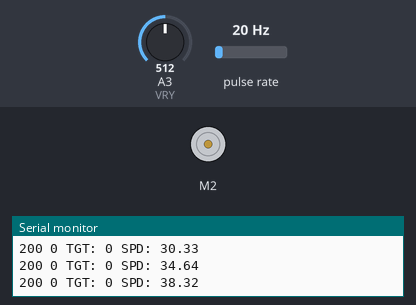
Bench run of a sketch on a simulated Arduino Uno, built with avr-gcc and run on an emulated ATmega328P. Parts: DC motor (green arrow = forward, orange = backward, longer = faster), the last lines printed to the serial monitor. Wiring (inferred from the names in the program): pulse sensor: data pin 2. The inputs (shaded band) are chosen by the test bench; at power-on: A3 (VRY) = 512, pulse rate 20 Hz.

Above: at 1.2 s.
1.3 s: A3 (VRY) set to 545
2.8 s: A3 (VRY) set to 574
At 2.92 s:
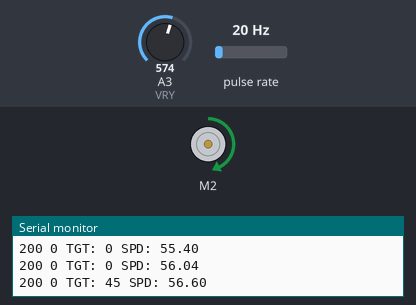
5.8 s: pulse rate (sensor on pin 2) set to 50 Hz
At 7.8 s:
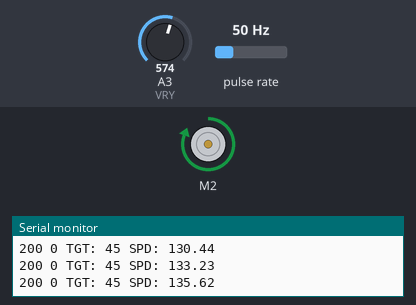
8.8 s: A3 (VRY) set to 306
At 9.9 s:
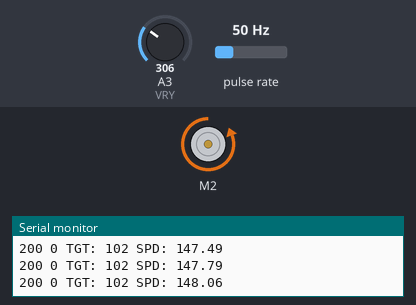
10.3 s: pulse rate (sensor on pin 2) set to 4 Hz
At 13.12 s:
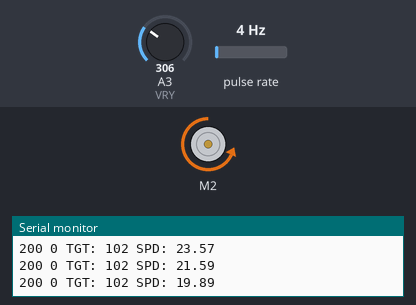
13.3 s: A3 (VRY) set to 716
Timing chart, 0 to 17.3 s (numbered marks = the images above; inputs shaded):
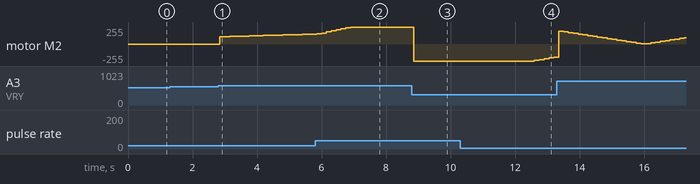

The sketch:

VelocityPID_Photointerrupter_Joystick_1mtr.ino
```cpp
// Velocity PID Control using TTMotor with Photoelectric Single Phase Encoder
// board:  adafruit motor shield V1 with Uno
// please see Curio Res for PID and 25 HZ Filter https://github.com/curiores/ArduinoTutorials

#include <util/atomic.h>
#include <AFMotor.h>

// Pins
#define ENCA 2
// Pins
#define BTN A1
#define VRY A3

// select motors
AF_DCMotor motor_L(2);

// globals
long prevT = 0;
int posPrev = 0;
unsigned long prevTime = 0;  // for step function generator
const int valY_center = 530;  // measure the nominal reading of the joystick in the neutral position
int deltaY = valY_center;  // joystick value
int dirMotorL = FORWARD;
int pos1 = 0;

// Use the "volatile" directive for variables used in an interrupt
volatile int pos_a = 0;

// filter variables
float v1Filt = 0;    //filtered velocity value
float v1Prev = 0;  //prev filtered velocity value

//PID integrator variable
float eintegral = 0;

// Motor stall pwm
#define STALL 30

void setup() {
  Serial.begin(115200);

  pinMode(ENCA, INPUT);
  pinMode(VRY, INPUT);
  pinMode(BTN, INPUT_PULLUP);

  // attach photointerrupter - note that using Rising, Falling or Change makes no difference in counts
  attachInterrupt(digitalPinToInterrupt(ENCA), readEncoderA, CHANGE);

  // turn on motor
  motor_L.setSpeed((int)(0));
  motor_L.run(RELEASE);

  // declare function prototypes (optional)
  void runMotorL(double , int );
  void readEncoderA();

}
int flip = true;
void loop() {

  const int full_range = 1024;  // Uno analog input resolution
  const int deadBand = 30;  // measure how noisy the joystick in the neutral position, then set this large enough to ingore.
  const int Tsample = 150;    //ms  set this as small as possible to achieve a decent number of counts to get a velocity reading.
  const int maxSpeed = 200;  // max motor driver pwm input (motor saturates in rpm at about 190)

  // read the position in an atomic block
  // to avoid potential misreads
  ATOMIC_BLOCK(ATOMIC_RESTORESTATE) {
    pos1 = pos_a;
  }

  long currT = millis();
  unsigned long elapsedTime = currT - prevT;

  if (elapsedTime >= Tsample) {

    // read Joystick Y position - uncomment to use joystick instead of step function
    deltaY = abs(analogRead(VRY));  //comment out this line to use the step function inputs below

    // overide joystick to test a step function - comment out to use joystick values
    //   =====================================
    //    unsigned long elapsedStepTime = currT - prevTime;
    //    if (elapsedStepTime > 10000) {
    //   =====================================
    //     ** uncomment for repeated step function**
    //     ============================
    //      deltaY = deltaY == valY_center ? 800 : valY_center;
    //     ============================

    //    ** uncomment for repeated stairstep function**
    //     ============================
    //      if (flip == true) {
    //        deltaY += 100;
    //        if (deltaY >= 900)  flip = false;
    //      } else {
    //        deltaY -= 100;
    //        if (deltaY <= 530) flip = true;
    //      }
    //     ============================
    //   =====================================
    //      prevTime = currT;
    //    }
    //   =======================================

    // motor speed from Y value
    int motorSpeedL = 0, motorSpeedR = 0;
    if (deltaY < (valY_center - deadBand)) {
      motorSpeedL = map(deltaY, 0, valY_center, -maxSpeed, -STALL);
    } else if (deltaY > (valY_center + deadBand)) {
      motorSpeedL = map(deltaY, valY_center, full_range, STALL, maxSpeed);
    }

    dirMotorL = motorSpeedL < 0 ? BACKWARD : FORWARD;  //LEFT MOTOR_CH_A CCW IS FORWARD

    // limit max PWM command
    motorSpeedL = abs(motorSpeedL);
    if (motorSpeedL > maxSpeed) motorSpeedL = maxSpeed;

    // Compute motor velocity from single phase encoder
    // speed measured from the encoder was verified with a tach

    int PPR = 40;  // encoder changes per rev.  Encoder wheel has only 20 slots, but creates 40 counts per revolution.
    float deltaT = ((float)(currT - prevT)) / 1e3;  // ms to sec
    prevT = currT;

    // Convert count/s to RPM
    /*                                [ counts / (counts / rev) ]
           Speed (rpm) =  ------------------------------------------  = rev / m
                                       [ T.s(ms)*1m/60000ms ]                               */

    // float v1 = (pos_a * 60000) / (PPR * Tsample);
    float v1 = (pos1 * 60000) / (PPR * Tsample);

    // Low-pass filter (25 Hz cutoff)
    v1Filt = 0.854 * v1Filt + 0.0728 * v1 + 0.0728 * v1Prev;
    v1Prev = v1;

    // Compute the control signal u
    float kp = 1.0;
    float ki = 0.9;
    float e = motorSpeedL - v1Filt;
    eintegral = eintegral + e * deltaT;

    float u = kp * e + ki * eintegral;

    double pwr = (double)fabs(u);
    if (pwr > 255) {
      pwr = 255;
    }

    int PWM_L = pwr;  //new variable is not needed, just done to help me understand what is going on.

    // if pmw command is lower than stall, just set to zero
    if (motorSpeedL > -STALL && motorSpeedL < STALL) PWM_L = 0;

    runMotorL(PWM_L, dirMotorL);  // Left Motor

    // Output to plotter
    Serial.print(200);
    Serial.print(" ");
    Serial.print(0);
    Serial.print(" ");
    Serial.print("TGT: ");
    Serial.print(motorSpeedL);   //target speed
    Serial.print(" ");
    Serial.print("SPD: ");
    Serial.print(v1Filt);  //measured speed
    //    Serial.print(" ");
    //    Serial.print("VRY: ");  // use to measure joystick nominal and noise readings in zero position
    //    Serial.print(deltaY);
    //    Serial.print(" ");
    //    Serial.print("CNT: ");
    //    Serial.print(pos1);  //encoder counts ranges from 2 at min speed t 10 at max speed
    //    Serial.print(" ");
    //    Serial.print("ERR: ");
    //    Serial.print(e);
    //    Serial.print(" ");
    //    Serial.print("PWM: ");
    //    Serial.print(PWM_L);
    Serial.println();

    // Reset encoder count
    pos_a = 0;
  }
}

void runMotorL(double output, int direction) {
  motor_L.setSpeed(output);
  motor_L.run(direction);
}

void readEncoderA() {
  pos_a++;
}
```

Measured:
- the behaviour switches between 560 and 561 on A3 (VRY) (found by bisection; images 0 and 1)
- after the input at 2.8 s, motor M2: moves from stopped to forward 148/255 over 2.9 s, starting after 0.05 s
- after the input at 8.8 s, motor M2: forward 255/255 → backward 255/255 after 0.05 s
- after the input at 10.3 s, motor M2: moves from backward 255/255 to backward 196/255 over 0.60 s, starting after 2.3 s
